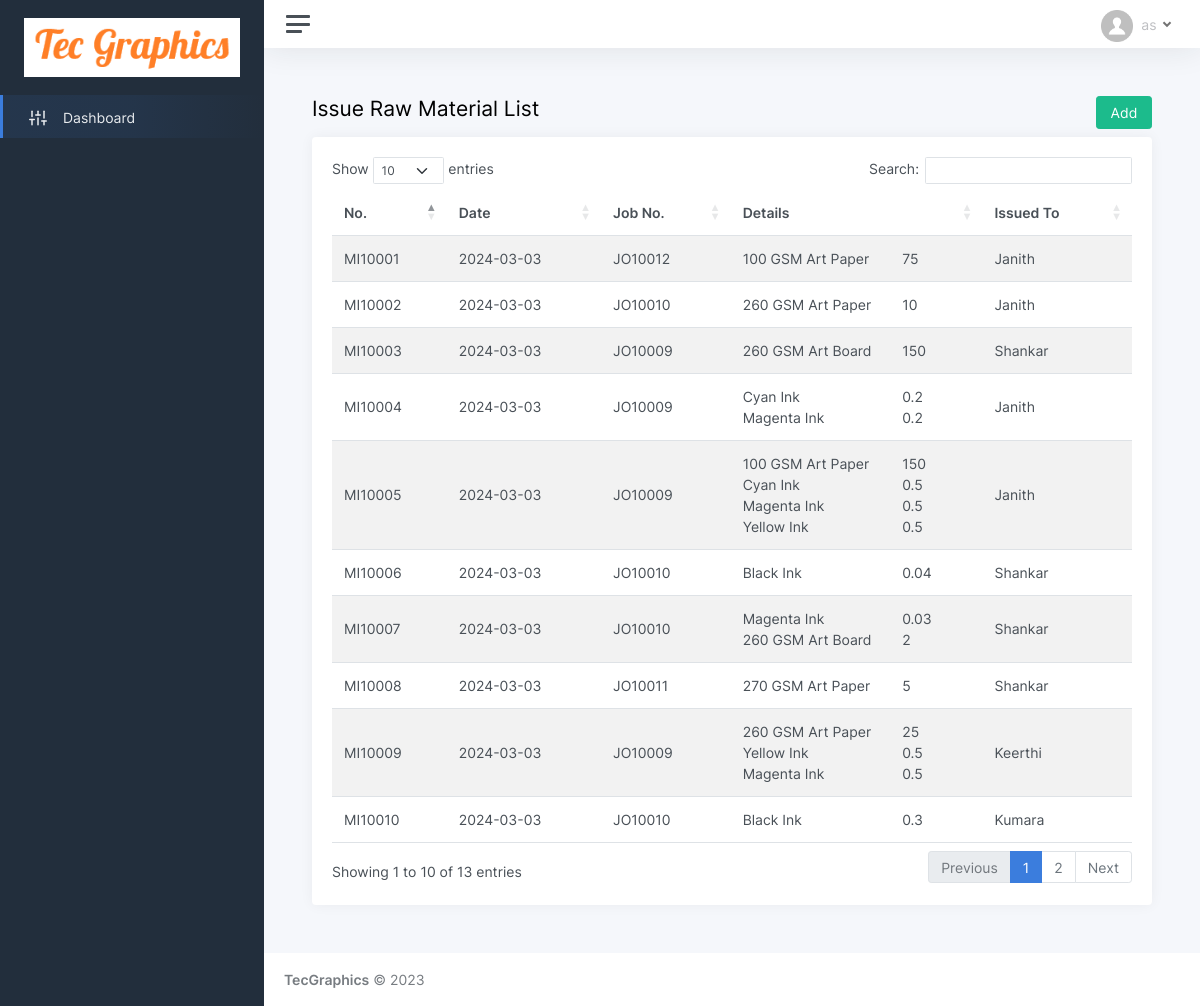
Screenshot of /issue_rawmat_list.php with the database file from the repository.
### tables this page shows
CREATE TABLE IF NOT EXISTS `issue_summary` (
  `id` int(11) NOT NULL AUTO_INCREMENT,
  `issue_no` varchar(15) NOT NULL,
  `issue_date` varchar(25) NOT NULL,
  `jobno` varchar(15) NOT NULL,
  `issued_to` varchar(75) NOT NULL,
  `user` int(11) NOT NULL,
  `datetime` varchar(25) NOT NULL,
  PRIMARY KEY (`id`)
);

CREATE TABLE IF NOT EXISTS `issue_details` (
  `id` int(11) NOT NULL AUTO_INCREMENT,
  `issue_no` varchar(15) NOT NULL,
  `item_id` int(11) NOT NULL,
  `qty` varchar(10) NOT NULL,
  `stock_id` int(11) NOT NULL COMMENT 'id of grn_stock table',
  `return_qty` varchar(10) NOT NULL DEFAULT '0',
  PRIMARY KEY (`id`)
);

CREATE TABLE IF NOT EXISTS `rawmaterial` (
  `id` int(11) NOT NULL AUTO_INCREMENT,
  `code` varchar(50) NOT NULL,
  `name` varchar(75) NOT NULL,
  `uom` int(11) NOT NULL,
  `category` int(11) NOT NULL,
  `ro_level` varchar(20) NOT NULL,
  `ro_qty` varchar(20) NOT NULL,
  PRIMARY KEY (`id`)
);

### issue_rawmat_list.php (the view, shortened to what this page needs)
<!DOCTYPE html>
<html lang="en">
<head>
	<?php include('header.php'); ?>
</head>
<body>
	<div class="wrapper">
	<?php include('sidebar.php'); ?>
		<div class="main">
		<?php include('topbar.php'); ?>
			<main class="content">
				<div class="container-fluid p-0">
					<div class="row">
					<h1 class="h3 mb-3 col-10">Issue Raw Material List</h1>
					<div class="col-2" align="right"><a href="issue_rawmat.php"><button class="btn btn-success">Add</button></a></div>
					</div>
					<div class="row">
						<div class="col-12">
							<div class="card">
								<div class="card-body">
									<table id="datatables-reponsive" class="table table-striped" style="width:100%">
										<thead>
										  <tr>
											<th>No.</th>
											<th>Date</th>
											<th>Job No.</th>
											<th>Details</th>
											<th>Issued To</th>
										  </tr>
										</thead>
										<tbody>
										  <?php
										  $select_in = mysqli_query($con, "SELECT * FROM issue_summary");
										  while($result_in= mysqli_fetch_array($select_in)){
											$details = '';
											$select_det = mysqli_query($con, "SELECT item_id, qty FROM issue_details WHERE issue_no = '{$result_in['issue_no']}'");
											while($result_det = mysqli_fetch_array($select_det)){
												$select_item = mysqli_query($con, "SELECT name FROM rawmaterial WHERE id = '{$result_det['item_id']}'");
												$result_item = mysqli_fetch_array($select_item);
												$details .= '<div style="display:flex"><div style="width:70%">'.$result_item['name'].'</div><div style="width:30%">'.$result_det['qty'].'</div></div>';
											}
										  ?>
										  <tr>
											<td><?php echo $result_in['issue_no']; ?></td>
											<td><?php echo $result_in['issue_date']; ?></td>
											<td><?php echo $result_in['jobno']; ?></td>
											<td><?php echo $details; ?></td>
											<td><?php echo $result_in['issued_to']; ?></td>
										 </tr>
										  <?php } ?>
										</tbody>
									</table>
								</div>
							</div>
						</div>
					</div>
				</div>
			</main>
			<?php include('footer.php'); ?>
		</div>
	</div>
</body>
</html>

### rows the page displays
issue_summary: issue_no "MI10001", issue_date "2024-03-03", jobno "JO10012", issued_to "Janith"
issue_details: rawmaterial.name "100 GSM Art Paper", qty "75"
issue_summary: issue_no "MI10002", issue_date "2024-03-03", jobno "JO10010", issued_to "Janith"
issue_details: rawmaterial.name "260 GSM Art Paper", qty "10"
issue_summary: issue_no "MI10003", issue_date "2024-03-03", jobno "JO10009", issued_to "Shankar"
issue_details: rawmaterial.name "260 GSM Art Board", qty "150"
issue_summary: issue_no "MI10004", issue_date "2024-03-03", jobno "JO10009", issued_to "Janith"
issue_details: rawmaterial.name "Cyan Ink", qty "0.2"
issue_details: rawmaterial.name "Magenta Ink", qty "0.2"
issue_summary: issue_no "MI10005", issue_date "2024-03-03", jobno "JO10009", issued_to "Janith"
issue_details: rawmaterial.name "100 GSM Art Paper", qty "150"
issue_details: rawmaterial.name "Cyan Ink", qty "0.5"
issue_details: rawmaterial.name "Magenta Ink", qty "0.5"
issue_details: rawmaterial.name "Yellow Ink", qty "0.5"
issue_summary: issue_no "MI10006", issue_date "2024-03-03", jobno "JO10010", issued_to "Shankar"
issue_details: rawmaterial.name "Black Ink", qty "0.04"
issue_summary: issue_no "MI10007", issue_date "2024-03-03", jobno "JO10010", issued_to "Shankar"
issue_details: rawmaterial.name "Magenta Ink", qty "0.03"
issue_details: rawmaterial.name "260 GSM Art Board", qty "2"
issue_summary: issue_no "MI10008", issue_date "2024-03-03", jobno "JO10011", issued_to "Shankar"
issue_details: rawmaterial.name "270 GSM Art Paper", qty "5"
issue_summary: issue_no "MI10009", issue_date "2024-03-03", jobno "JO10009", issued_to "Keerthi"
issue_details: rawmaterial.name "260 GSM Art Paper", qty "25"
issue_details: rawmaterial.name "Yellow Ink", qty "0.5"
issue_details: rawmaterial.name "Magenta Ink", qty "0.5"
issue_summary: issue_no "MI10010", issue_date "2024-03-03", jobno "JO10010", issued_to "Kumara"
issue_details: rawmaterial.name "Black Ink", qty "0.3"
